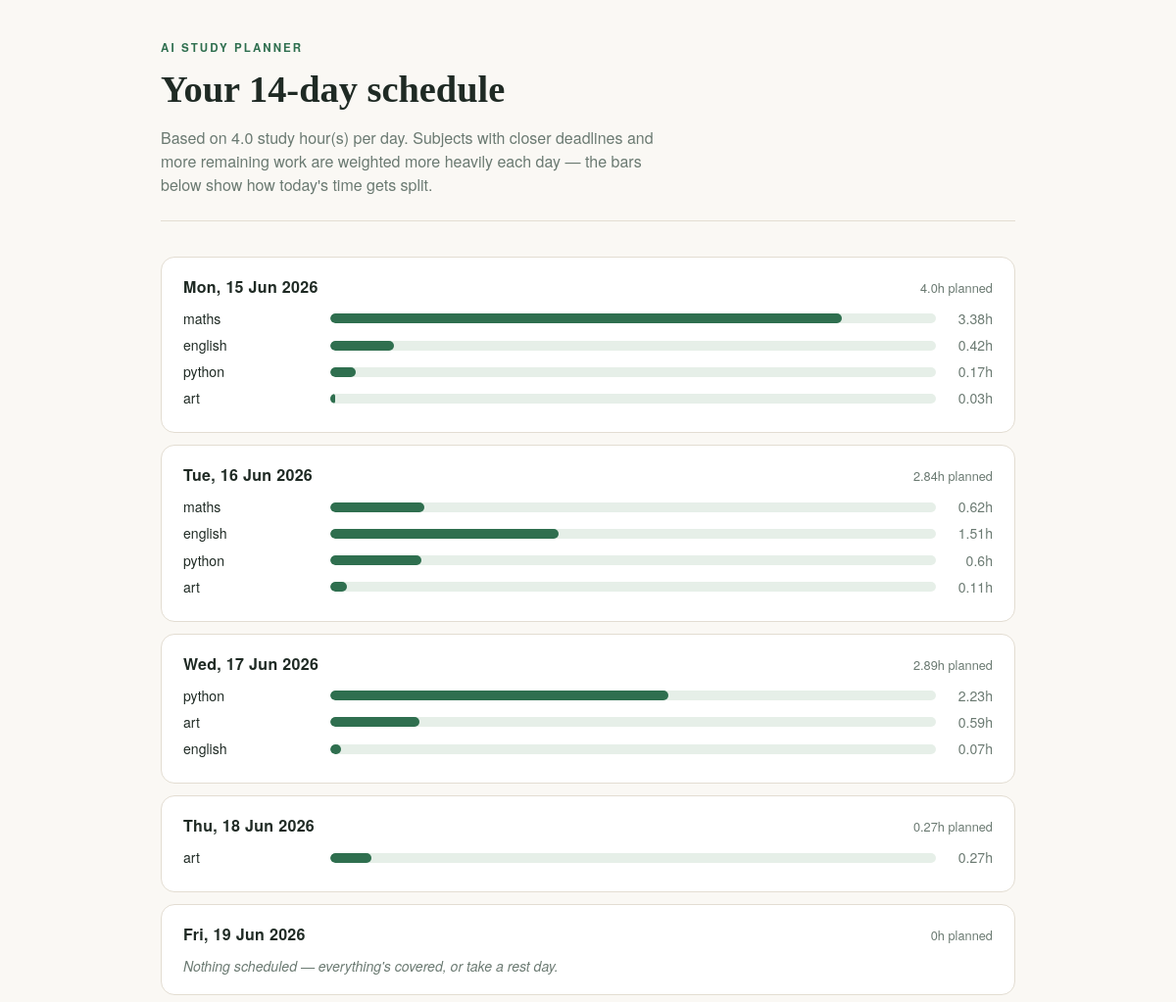
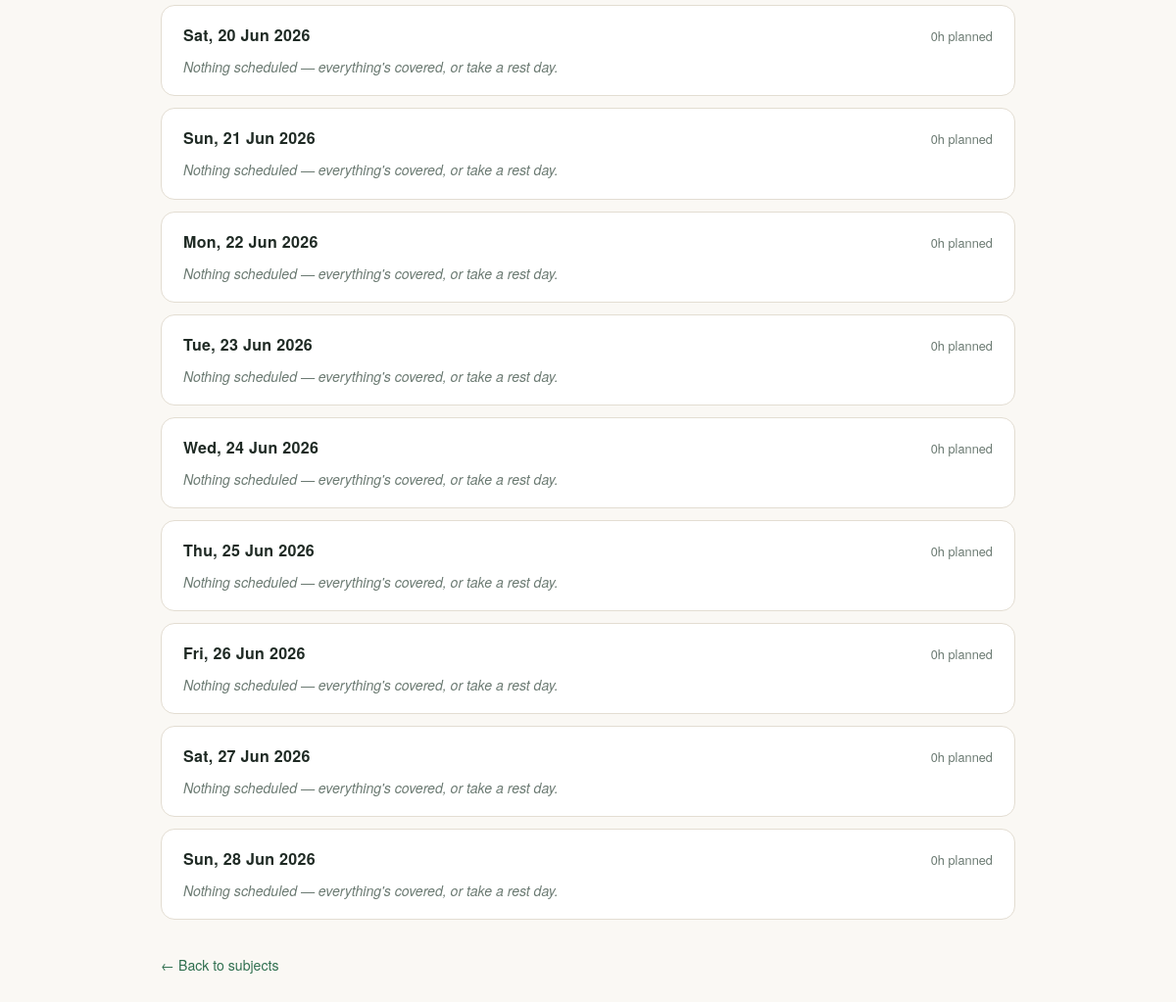
Screenshot of /plan with the database file from the repository (2 pictures, top to bottom).
### tables this page shows
CREATE TABLE subjects (
            id INTEGER PRIMARY KEY AUTOINCREMENT,
            name TEXT NOT NULL,
            total_hours REAL NOT NULL,
            deadline TEXT NOT NULL,
            priority TEXT NOT NULL DEFAULT 'medium'
        );

### app.py (the view)
@app.route("/plan", methods=["GET", "POST"])
def plan():
    conn = get_db()
    subjects_rows = conn.execute("SELECT * FROM subjects").fetchall()
    conn.close()
    if not subjects_rows:
        flash("Add at least one subject before generating a plan.", "error")
        return redirect(url_for("index"))
    daily_hours = float(request.form.get("daily_hours", request.args.get("daily_hours", 4)))
    horizon_days = int(request.form.get("horizon_days", request.args.get("horizon_days", 14)))
    subjects = []
    for row in subjects_rows:
        subjects.append(
            {
                "name": row["name"],
                "total_hours": row["total_hours"],
                "deadline": date.fromisoformat(row["deadline"]),
                "priority": row["priority"],
            }
        )
    schedule, leftover = generate_schedule(subjects, daily_hours, horizon_days)
    return render_template(
        "plan.html",
        schedule=schedule,
        leftover=leftover,
        daily_hours=daily_hours,
        horizon_days=horizon_days,
    )

### app.py (called while the page is built)
def get_db():
    conn = sqlite3.connect(DB_PATH)
    conn.row_factory = sqlite3.Row
    return conn

### templates/plan.html (shortened to what this page needs)
<!DOCTYPE html>
<html lang="en">
<head>
  <link rel="stylesheet" href="{{ url_for('static', filename='style.css') }}">
</head>
<body>
  <div class="wrap">
    <header class="hero">
      <div class="eyebrow">AI Study Planner</div>
      <h1>Your {{ horizon_days }}-day schedule</h1>
      <p>Based on {{ daily_hours }} study hour(s) per day. Subjects with
      closer deadlines and more remaining work are weighted more heavily
      each day — the bars below show how today's time gets split.</p>
    </header>
    {% for day in schedule %}
      <div class="day-card">
        <div class="day-header">
          <h3>{{ day.date.strftime('%a, %d %b %Y') }}</h3>
          <span class="day-total">{{ day.total_hours }}h planned</span>
        </div>
        {% if day.allocations %}
          {% for a in day.allocations %}
            <div class="bar-row">
              <div class="bar-label">{{ a.subject }}</div>
              <div class="bar-track">
                <div class="bar-fill" style="width: {{ (a.hours / daily_hours * 100) if daily_hours else 0 }}%;"></div>
              </div>
              <div class="bar-hours">{{ a.hours }}h</div>
            </div>
          {% endfor %}
        {% else %}
          <div class="rest-day">Nothing scheduled — everything's covered, or take a rest day.</div>
        {% endif %}
      </div>
    {% endfor %}
    <a class="back-link" href="{{ url_for('index') }}">&larr; Back to subjects</a>
  </div>
</body>
</html>

### static/style.css (style rules this page uses)
:root { --bg: #faf8f4; --surface: #ffffff; --ink: #1f2a24; --muted: #6b7a72; --line: #e3ddd2; --accent: #2f6f4f; --accent-soft: #e6efe8; --high: #c4623b; --medium: #d9a441; --low: #8aa6a0; --radius: 14px; font-size: 16px; }
* { box-sizing: border-box; }
body { margin: 0; font-family: "Iowan Old Style", "Georgia", serif; background: var(--bg); color: var(--ink); line-height: 1.5; }
.wrap { max-width: 920px; margin: 0 auto; padding: 40px 24px 80px; }
header.hero { margin-bottom: 36px; border-bottom: 1px solid var(--line); padding-bottom: 24px; }
header.hero .eyebrow { font-family: "Helvetica Neue", Arial, sans-serif; text-transform: uppercase; letter-spacing: 0.18em; font-size: 0.72rem; color: var(--accent); font-weight: 600; }
header.hero h1 { font-size: 2.4rem; margin: 6px 0 8px; font-weight: 600; }
header.hero p { color: var(--muted); margin: 0; font-family: "Helvetica Neue", Arial, sans-serif; max-width: 60ch; }
.day-card { background: var(--surface); border: 1px solid var(--line); border-radius: var(--radius); padding: 18px 22px; margin-bottom: 12px; }
.day-card .day-header { display: flex; justify-content: space-between; align-items: baseline; font-family: "Helvetica Neue", Arial, sans-serif; margin-bottom: 10px; }
.day-card .day-header h3 { margin: 0; font-size: 1rem; letter-spacing: 0.02em; }
.day-card .day-total { font-size: 0.8rem; color: var(--muted); }
.bar-row { display: flex; align-items: center; gap: 10px; margin-bottom: 6px; font-family: "Helvetica Neue", Arial, sans-serif; font-size: 0.88rem; }
.bar-row .bar-label { flex: 0 0 140px; white-space: nowrap; overflow: hidden; text-overflow: ellipsis; }
.bar-track { flex: 1; background: var(--accent-soft); border-radius: 6px; height: 10px; overflow: hidden; }
.bar-fill { height: 100%; background: var(--accent); border-radius: 6px; }
.bar-hours { flex: 0 0 48px; text-align: right; color: var(--muted); }
.rest-day { color: var(--muted); font-family: "Helvetica Neue", Arial, sans-serif; font-style: italic; font-size: 0.88rem; }
.back-link { display: inline-block; margin-top: 24px; font-family: "Helvetica Neue", Arial, sans-serif; font-size: 0.88rem; color: var(--accent); text-decoration: none; }

### rows the page displays
subjects: subject "maths", {{ (a.hours / daily_hours * 100) if daily_hours else 0 }} 84.5 (drawn), hours "3.38", {{ (a.hours / daily_hours * 100) if daily_hours else 0 }} 15.5 (drawn), hours "0.62"
subjects: subject "english", {{ (a.hours / daily_hours * 100) if daily_hours else 0 }} 10.5 (drawn), hours "0.42", {{ (a.hours / daily_hours * 100) if daily_hours else 0 }} 37.75 (drawn), hours "1.51", {{ (a.hours / daily_hours * 100) if daily_hours else 0 }} 1.7500000000000002 (drawn), hours "0.07"
subjects: subject "python", {{ (a.hours / daily_hours * 100) if daily_hours else 0 }} 4.25 (drawn), hours "0.17", {{ (a.hours / daily_hours * 100) if daily_hours else 0 }} 15.0 (drawn), hours "0.6", {{ (a.hours / daily_hours * 100) if daily_hours else 0 }} 55.75 (drawn), hours "2.23"
subjects: subject "art", {{ (a.hours / daily_hours * 100) if daily_hours else 0 }} 0.75 (drawn), hours "0.03", {{ (a.hours / daily_hours * 100) if daily_hours else 0 }} 2.75 (drawn), hours "0.11", {{ (a.hours / daily_hours * 100) if daily_hours else 0 }} 14.75 (drawn), hours "0.59", {{ (a.hours / daily_hours * 100) if daily_hours else 0 }} 6.75 (drawn), hours "0.27"

### other values shown
{{ horizon_days }} "14"
{{ daily_hours }} "4.0"
{{ day.date.strftime('%a, %d %b %Y') }} "Mon, 15 Jun 2026" "Tue, 16 Jun 2026" "Wed, 17 Jun 2026" "Thu, 18 Jun 2026" "Fri, 19 Jun 2026" "Sat, 20 Jun 2026" "Sun, 21 Jun 2026" "Mon, 22 Jun 2026" "Tue, 23 Jun 2026" "Wed, 24 Jun 2026" "Thu, 25 Jun 2026" "Fri, 26 Jun 2026" "Sat, 27 Jun 2026" "Sun, 28 Jun 2026"
{{ day.total_hours }} "4.0" "2.84" "2.89" "0.27" "0" "0" "0" "0" "0" "0" "0" "0" "0" "0"
